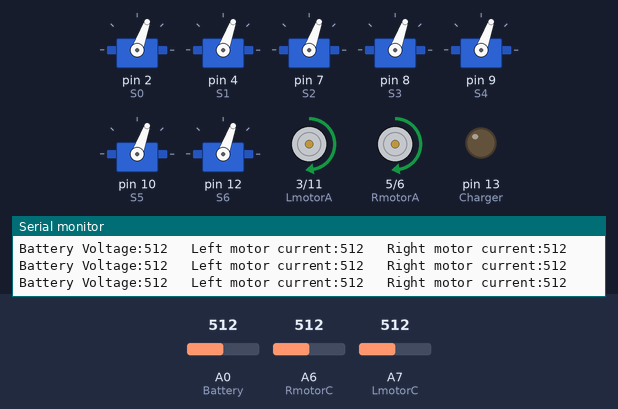
A sketch run on a simulated Arduino Nano, built with avr-gcc and run on an emulated ATmega328P. Shown: 7 × servo, motor-driver pin pairs drawn as motors (green arrow = first pin HIGH = forward, orange = second pin HIGH = backward, longer = more drive), output pins drawn as LEDs (lit = HIGH), the last lines printed to the serial monitor. The inputs (shaded band) are chosen by the test bench; at power-on: A0 (Battery) = 512, A6 (RmotorC) = 512, A7 (LmotorC) = 512.

Above: at 1.29 s.
1.3 s: A0 (Battery) set to 108
At 3.6 s:
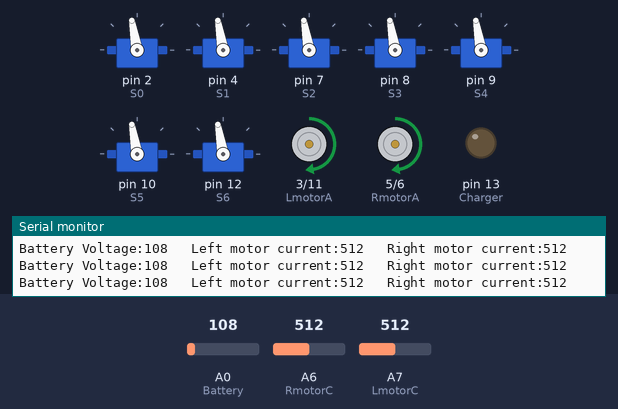
4.3 s: A0 (Battery) set to 91
At 7.08 s:
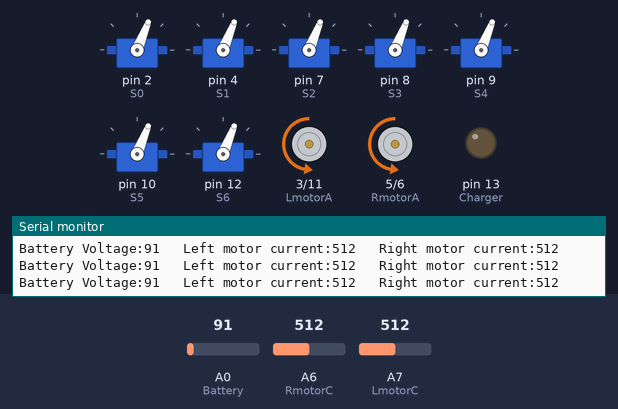
7.3 s: A6 (RmotorC) set to 107
At 9.52 s:
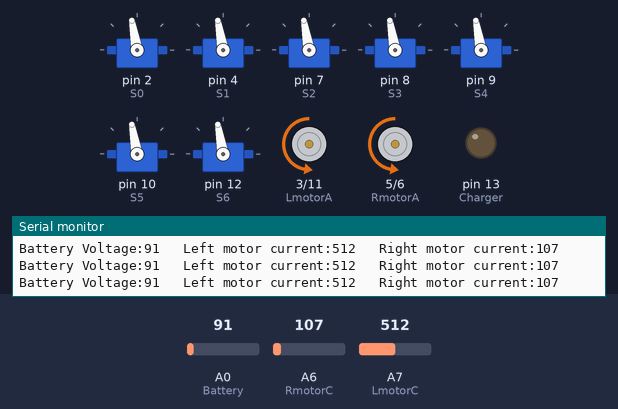
10.3 s: A6 (RmotorC) set to 88
At 10.99 s:
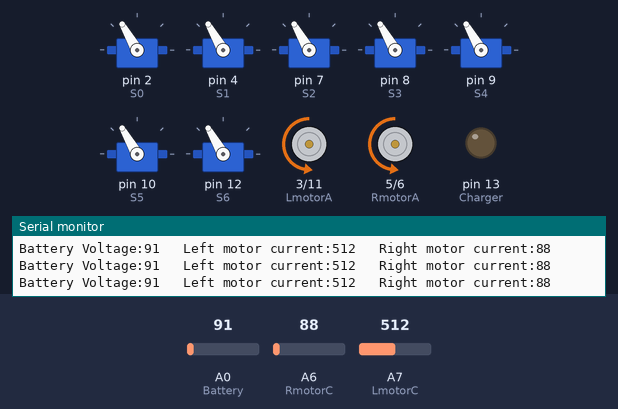
13.3 s: A7 (LmotorC) set to 105
16.3 s: A7 (LmotorC) set to 95
Timing chart, 0 to 20.3 s (numbered marks = the images above; inputs shaded):
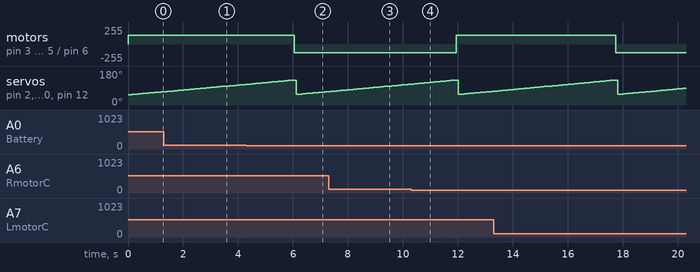

The sketch:

Wild_Thumper_Diagnostic.ino
```cpp
#include <Servo.h>
#include "IOpins.h"
#include "Constants.h"


//-------------------------------------------------------------- define global variables --------------------------------------------

unsigned int Volts;
unsigned int LeftAmps;
unsigned int RightAmps;
unsigned long chargeTimer=millis();
unsigned long leftoverload;
unsigned long rightoverload;
int highVolts;
int startVolts;
int Leftspeed=0;
int Rightspeed=0;
int Speed;
int Steer;
byte Charged=1;                                               // 0=Flat battery  1=Charged battery
int Leftmode=0;                                               // 0=reverse, 1=brake, 2=forward
int Rightmode=0;                                              // 0=reverse, 1=brake, 2=forward
byte Leftmodechange=0;                                        // Left input must be 1500 before brake or reverse can occur
byte Rightmodechange=0;                                       // Right input must be 1500 before brake or reverse can occur
int LeftPWM=128;                                                  // PWM value for left  motor speed / brake
int RightPWM=128;                                                 // PWM value for right motor speed / brake
int data=1100;
int servo[7];

//-------------------------------------------------------------- define servos ------------------------------------------------------


Servo Servo0;                                                 // define servos
Servo Servo1;                                                 // define servos
Servo Servo2;                                                 // define servos
Servo Servo3;                                                 // define servos
Servo Servo4;                                                 // define servos
Servo Servo5;                                                 // define servos
Servo Servo6;                                                 // define servos

void setup()
{
  //------------------------------------------------------------ Initialize Servos ----------------------------------------------------

  Servo0.attach(S0);                                          // attach servo to I/O pin
  Servo1.attach(S1);                                          // attach servo to I/O pin
  Servo2.attach(S2);                                          // attach servo to I/O pin
  Servo3.attach(S3);                                          // attach servo to I/O pin
  Servo4.attach(S4);                                          // attach servo to I/O pin
  Servo5.attach(S5);                                          // attach servo to I/O pin
  Servo6.attach(S6);                                          // attach servo to I/O pin


  //------------------------------------------------------------ Initialize I/O pins --------------------------------------------------

  pinMode (Charger,OUTPUT);                                   // change Charger pin to output
  digitalWrite (Charger,0);                                   // disable current regulator to charge battery

  Serial.begin(9600);
}


void loop()
{
  //------------------------------------------------------------ Check battery voltage and current draw of motors ---------------------

  Volts=analogRead(Battery);                                  // read the battery voltage
  LeftAmps=analogRead(LmotorC);                               // read left motor current draw
  RightAmps=analogRead(RmotorC);                              // read right motor current draw

  Serial.print("Battery Voltage:");
  Serial.print(Volts);
  Serial.print("   Left motor current:");
  Serial.print(LeftAmps);
  Serial.print("   Right motor current:");
  Serial.println(RightAmps);


  Servo0.writeMicroseconds(data);                             // set servo to default position
  Servo1.writeMicroseconds(data);                             // set servo to default position
  Servo2.writeMicroseconds(data);                             // set servo to default position
  Servo3.writeMicroseconds(data);                             // set servo to default position
  Servo4.writeMicroseconds(data);                             // set servo to default position
  Servo5.writeMicroseconds(data);                             // set servo to default position
  Servo6.writeMicroseconds(data);                             // set servo to default position

  if (data>1900)
  {
    Leftmode+=2;
    Rightmode+=2;
    Leftmode*=(Leftmode<3);
    Rightmode*=(Rightmode<3);
  }
  data+=10-800*(data>1900);


  // --------------------------------------------------------- Code to drive dual "H" bridges --------------------------------------

  switch (Leftmode)                                     // if left motor has not overloaded recently
  {
  case 2:                                               // left motor forward
    analogWrite(LmotorA,0);
    analogWrite(LmotorB,LeftPWM);
    break;

  case 1:                                               // left motor brake
    analogWrite(LmotorA,LeftPWM);
    analogWrite(LmotorB,LeftPWM);
    break;

  case 0:                                               // left motor reverse
    analogWrite(LmotorA,LeftPWM);
    analogWrite(LmotorB,0);
    break;
  }

  switch (Rightmode)
  {
  case 2:                                               // right motor forward
    analogWrite(RmotorA,0);
    analogWrite(RmotorB,RightPWM);
    break;

  case 1:                                               // right motor brake
    analogWrite(RmotorA,RightPWM);
    analogWrite(RmotorB,RightPWM);
    break;

  case 0:                                               // right motor reverse
    analogWrite(RmotorA,RightPWM);
    analogWrite(RmotorB,0);
    break;
  }
}
```

Constants.h
```cpp
//=================================== MODE OF COMMUNICATIONS ========================================================================


#define Cmode                0     // Sets communication mode: 0=RC    1=Serial    2=I2C
#define Brate           115200     // Baud rate for serial communications


//=================================== RC MODE OPTIONS ===============================================================================


#define Mix                  1     // Set to 1 if L/R and F/R signals from RC need to be mixed
#define Leftcenter        1500     // when RC inputs are centered then input should be 1.5mS
#define Rightcenter       1500     // when RC inputs are centered then input should be 1.5mS
#define RCdeadband          30     // inputs do not have to be perfectly centered to stop motors
#define scale               13     // scale factor for RC signal to PWM


//=================================== BATTERY CHARGER SETTINGS ======================================================================


#define batvolt            487     // This is the nominal battery voltage reading. Peak charge can only occur above this voltage.
#define lowvolt            410     // This is the voltage at which the speed controller goes into recharge mode.
#define chargetimeout   300000     // If the battery voltage does not change in this number of milliseconds then stop charging.


//=================================== H BRIDGE SETTINGS =============================================================================


#define Leftmaxamps        600     // set overload current for left motor
#define Rightmaxamps       600     // set overload current for right motor
#define overloadtime       100     // time in mS before motor is re-enabled after overload occurs


//=================================== SERVO SETTINGS ================================================================================


#define DServo0           1500     // default position for servo0 on "power up" - 1500uS is center position on most servos
#define DServo1           1500     // default position for servo1 on "power up" - 1500uS is center position on most servos
#define DServo2           1500     // default position for servo2 on "power up" - 1500uS is center position on most servos
#define DServo3           1500     // default position for servo3 on "power up" - 1500uS is center position on most servos
#define DServo4           1500     // default position for servo4 on "power up" - 1500uS is center position on most servos
#define DServo5           1500     // default position for servo5 on "power up" - 1500uS is center position on most servos
#define DServo6           1500     // default position for servo6 on "power up" - 1500uS is center position on most servos
```

IOpins.h
```cpp
#define LmotorA             3  // Left  motor H bridge, input A
#define LmotorB            11  // Left  motor H bridge, input B
#define RmotorA             5  // Right motor H bridge, input A
#define RmotorB             6  // Right motor H bridge, input B

#define RCleft              0  // Digital input 0
#define RCright             1  // Digital input 1

#define S0                  2  // Servo output 00
#define S1                  4  // Servo output 01
#define S2                  7  // Servo output 02
#define S3                  8  // Servo output 03
#define S4                  9  // Servo output 04
#define S5                 10  // Servo output 05
#define S6                 12  // Servo output 06

#define Battery             A0  // Analog input 00
#define RmotorC             A6  // Analog input 06
#define LmotorC             A7  // Analog input 07
#define Charger             13  // Low=ON High=OFF
```

Measured:
- the behaviour switches between 100 and 99 on A0 (Battery) (found by bisection; images 1 and 2)
- the behaviour switches between 100 and 99 on A6 (RmotorC) (found by bisection; images 3 and 4)
